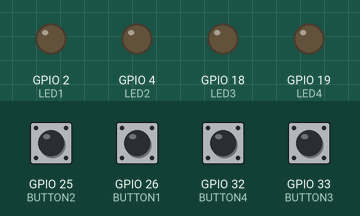
Simulated run of this sketch. Board: ESP32. Parts: output pins drawn as LEDs (lit = HIGH). Inputs (shaded band) come from the test bench; at power-on: GPIO 25 (BUTTON2), GPIO 26 (BUTTON1), GPIO 32 (BUTTON4), GPIO 33 (BUTTON3) HIGH. WiFi joins after 1.5 s; servers stay silent unless stated; uploads are accepted with an empty reply; the local clock reads 2024-03-15 10:24:30 at power-on unless the sketch sets it; what the sketch prints to the serial monitor is not drawn.

Above: at 2.7 s.
2.8 s: GPIO 25 (BUTTON2) pulled LOW for 0.15 s
At 3.2 s:
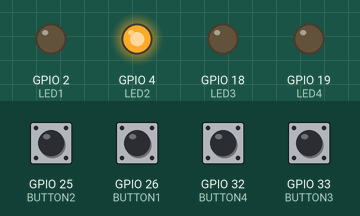
4.4 s: GPIO 26 (BUTTON1) pulled LOW for 0.15 s
At 5.6 s:
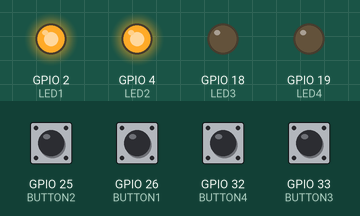
6.0 s: GPIO 32 (BUTTON4) pulled LOW for 0.15 s
At 6.8 s:
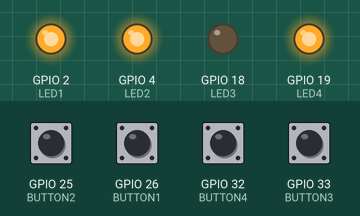
7.6 s: GPIO 33 (BUTTON3) pulled LOW for 0.15 s
At 8.0 s:
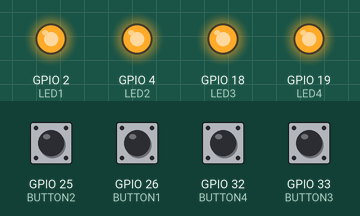
9.2 s: GPIO 25 (BUTTON2) pulled LOW for 1 s
At 10.4 s:
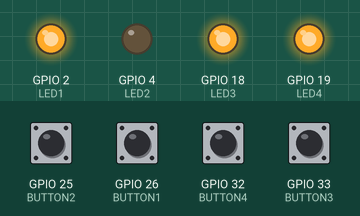
11.7 s: GPIO 26 (BUTTON1) pulled LOW for 1 s
At 12.4 s:
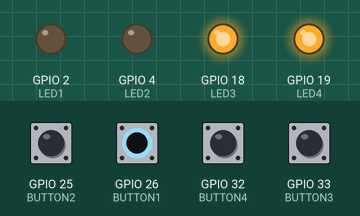
Timing chart, 0 to 14.7 s (numbered marks = the images above; inputs shaded):
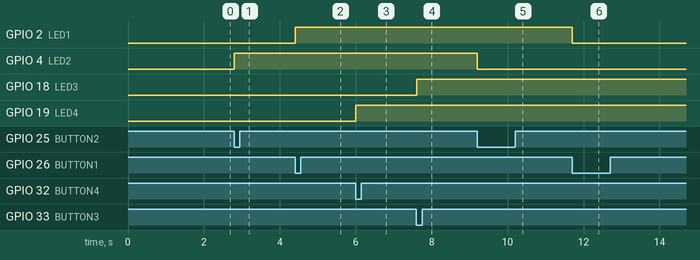

The sketch:

project.ino
```cpp
#include <WiFi.h>
#include <WebServer.h>
#include <HTTPClient.h>
#include "time.h"

// Wi-Fi Credentials
const char* ssid = "Ufone_1D36D8";
const char* password = "Lahore@890";

// Google Apps Script Web App URL
String GOOGLE_SCRIPT_URL = "https://script.google.com/macros/s/AKfycbwFUVueorravojiCVTKlM_BbtSpf1flURO1AUkxe-8-BE3G3Ipl8pZP8p0-GiX10po/exec";

// GPIO Pins for LEDs
#define LED1 2
#define LED2 4
#define LED3 18
#define LED4 19

// GPIO Pins for Buttons
#define BUTTON1 26
#define BUTTON2 25
#define BUTTON3 33
#define BUTTON4 32

// NTP Time Configuration
const char* ntpServer = "pool.ntp.org";
const long gmtOffset_sec = 3600 * 5; // Adjust for your timezone (e.g., GMT+5)
const int daylightOffset_sec = 0;

// Variables to Track LED States
bool ledState1 = false;
bool ledState2 = false;
bool ledState3 = false;
bool ledState4 = false;

// Variables to Track Previous States for Debounce
bool lastButtonState1 = HIGH;
bool lastButtonState2 = HIGH;
bool lastButtonState3 = HIGH;
bool lastButtonState4 = HIGH;

// Debounce Timing
unsigned long lastDebounceTime1 = 0;
unsigned long lastDebounceTime2 = 0;
unsigned long lastDebounceTime3 = 0;
unsigned long lastDebounceTime4 = 0;
unsigned long debounceDelay = 50;

// Web server on port 80
WebServer server(80);

// HTML content
const char htmlPage[] PROGMEM = R"rawliteral(
<!DOCTYPE html>
<html>
<head>
  <title>LED ON Duration</title>
  <meta name="viewport" content="width=device-width, initial-scale=1.0">
  <style>
    body { font-family: Arial, sans-serif; text-align: center; margin: 0; padding: 0; background-color: #121212; color: #ffffff; }
    h1 { margin-top: 20px; color: #f2f2f2; }
    form { display: flex; flex-direction: column; align-items: center; margin: 20px auto; padding: 20px; border-radius: 10px; background-color: #1e1e1e; box-shadow: 0 0 10px rgba(0, 0, 0, 0.5); max-width: 90%; }
    label { margin-top: 10px; font-size: 18px; }
    input, button { padding: 10px; margin: 10px; font-size: 16px; border: none; border-radius: 5px; width: 90%; max-width: 400px; }
    input { background-color: #2e2e2e; color: #ffffff; }
    button { background-color: #03a9f4; color: #ffffff; cursor: pointer; }
    button:hover { background-color: #0288d1; }
    #result { margin-top: 20px; font-weight: bold; font-size: 18px; }
    @media (max-width: 768px) { h1 { font-size: 24px; } label { font-size: 16px; } input, button { font-size: 14px; } }
  </style>
</head>
<body>
  <h1>LED ON Duration Tracker</h1>
  <form id="ledForm">
    <label for="led">LED ID:</label>
    <input type="number" id="led" name="led" required>
    <label for="startDateTime">Start Date & Time:</label>
    <input type="datetime-local" id="startDateTime" name="startDateTime" required>
    <label for="endDateTime">End Date & Time:</label>
    <input type="datetime-local" id="endDateTime" name="endDateTime" required>
    <button type="button" onclick="getOnDuration()">Get ON Duration</button>
  </form>
  <div id="result"></div>
  <script>
    async function getOnDuration() {
      const led = document.getElementById("led").value;
      const startDateTime = document.getElementById("startDateTime").value.replace("T", " ");
      const endDateTime = document.getElementById("endDateTime").value.replace("T", " ");

      if (!led || !startDateTime || !endDateTime) {
        alert("Please fill all fields.");
        return;
      }

      const url = `/getOnTime?led=${led}&startDateTime=${startDateTime}&endDateTime=${endDateTime}`;
      try {
        const response = await fetch(url);
        const data = await response.json();
        document.getElementById("result").innerHTML =
          `Total ON Time: ${data.hours} hours, ${data.minutes} minutes, ${data.seconds} seconds`;
      } catch (error) {
        console.error("Error:", error);
        document.getElementById("result").innerHTML = "Error: Unable to fetch data.";
      }
    }
  </script>
</body>
</html>
)rawliteral";

// Function to get ON time from Google Apps Script
void handleGetOnTime() {
  if (!server.hasArg("led") || !server.hasArg("startDateTime") || !server.hasArg("endDateTime")) {
    server.send(400, "application/json", "{\"error\":\"Missing parameters\"}");
    return;
  }

  String led = server.arg("led");
  String startDateTime = server.arg("startDateTime");
  String endDateTime = server.arg("endDateTime");

  String url = GOOGLE_SCRIPT_URL + "?led=" + led + "&startDateTime=" + startDateTime + "&endDateTime=" + endDateTime;

  HTTPClient http;
  http.begin(url);
  http.setFollowRedirects(HTTPC_FORCE_FOLLOW_REDIRECTS); // Handle redirections automatically

  int httpCode = http.GET();
  if (httpCode > 0) {
    String response = http.getString();
    server.send(200, "application/json", response);
  } else {
    server.send(500, "application/json", "{\"error\":\"Failed to fetch data\"}");
  }

  http.end();
}

// Function to upload LED state to Google Sheets
void uploadToGoogleSheet(int led, bool state) {
  if (WiFi.status() == WL_CONNECTED) {
    struct tm timeinfo;
    if (!getLocalTime(&timeinfo)) {
      Serial.println("Failed to obtain time");
      return;
    }

    // Properly format DateTime as "YYYY-MM-DD-HH:MM:SS"
    char dateTimeBuffer[20];
    strftime(dateTimeBuffer, sizeof(dateTimeBuffer), "%Y-%m-%d %H:%M:%S", &timeinfo);

    char formatDateTime[40];
    int i = 0;
    for (int j = 0; j < strlen(dateTimeBuffer); j++) {
      if (dateTimeBuffer[j] == ' ') {
        formatDateTime[i++] = '%';
        formatDateTime[i++] = '2';
        formatDateTime[i++] = '0';
      } else {
        formatDateTime[i++] = dateTimeBuffer[j];
      }
    }
    formatDateTime[i] = '\0';

    // Construct the URL with all parameters
    String url = GOOGLE_SCRIPT_URL
                 + "?led=" + String(led)
                 + "&status=" + String(state ? "ON" : "OFF")
                 + "&dateTime=" + formatDateTime;

    Serial.println("Request URL: " + url); // Debug log for the URL

    HTTPClient http;
    http.begin(url); // Initialize HTTPClient with the URL
    int httpCode = http.GET(); // Send GET request

    if (httpCode > 0) {
      String response = http.getString();
      Serial.println("Response: " + response); // Log response from Google Apps Script
    } else {
      Serial.printf("HTTP request failed with error: %s\n", http.errorToString(httpCode).c_str());
    }

    http.end();
  } else {
    Serial.println("WiFi Disconnected!");
  }
}

void setup() {
  Serial.begin(115200);

  // Setup LEDs as Outputs
  pinMode(LED1, OUTPUT);
  pinMode(LED2, OUTPUT);
  pinMode(LED3, OUTPUT);
  pinMode(LED4, OUTPUT);

  // Setup Buttons as Inputs with Pullup Resistors
  pinMode(BUTTON1, INPUT_PULLUP);
  pinMode(BUTTON2, INPUT_PULLUP);
  pinMode(BUTTON3, INPUT_PULLUP);
  pinMode(BUTTON4, INPUT_PULLUP);

  // Connect to Wi-Fi
  Serial.println("Connecting to WiFi...");
  WiFi.begin(ssid, password);
  while (WiFi.status() != WL_CONNECTED) {
    delay(500);
    Serial.print(".");
  }
  Serial.println("\nWiFi Connected");

  // Configure NTP Time
  configTime(gmtOffset_sec, daylightOffset_sec, ntpServer);

  // Serve HTML page
  server.on("/", []() {
    server.send(200, "text/html", htmlPage);
  });

  // Register the /getOnTime endpoint
  server.on("/getOnTime", handleGetOnTime);

  // Start the server
  server.begin();
  Serial.println("HTTP server started");
  Serial.println(WiFi.localIP());
}

void loop() {
  // Read Button States
  bool buttonState1 = digitalRead(BUTTON1);
  bool buttonState2 = digitalRead(BUTTON2);
  bool buttonState3 = digitalRead(BUTTON3);
  bool buttonState4 = digitalRead(BUTTON4);

  unsigned long currentTime = millis();

  // Handle Button 1
  if (buttonState1 != lastButtonState1 && (currentTime - lastDebounceTime1 > debounceDelay)) {
    lastDebounceTime1 = currentTime;
    if (buttonState1 == LOW) { // Button Pressed
      ledState1 = !ledState1; // Toggle LED State
      digitalWrite(LED1, ledState1 ? HIGH : LOW);
      uploadToGoogleSheet(1, ledState1);
    }
  }
  lastButtonState1 = buttonState1;

  // Handle Button 2
  if (buttonState2 != lastButtonState2 && (currentTime - lastDebounceTime2 > debounceDelay)) {
    lastDebounceTime2 = currentTime;
    if (buttonState2 == LOW) {
      ledState2 = !ledState2;
      digitalWrite(LED2, ledState2 ? HIGH : LOW);
      uploadToGoogleSheet(2, ledState2);
    }
  }
  lastButtonState2 = buttonState2;

  // Handle Button 3
  if (buttonState3 != lastButtonState3 && (currentTime - lastDebounceTime3 > debounceDelay)) {
    lastDebounceTime3 = currentTime;
    if (buttonState3 == LOW) {
      ledState3 = !ledState3;
      digitalWrite(LED3, ledState3 ? HIGH : LOW);
      uploadToGoogleSheet(3, ledState3);
    }
  }
  lastButtonState3 = buttonState3;

  // Handle Button 4
  if (buttonState4 != lastButtonState4 && (currentTime - lastDebounceTime4 > debounceDelay)) {
    lastDebounceTime4 = currentTime;
    if (buttonState4 == LOW) {
      ledState4 = !ledState4;
      digitalWrite(LED4, ledState4 ? HIGH : LOW);
      uploadToGoogleSheet(4, ledState4);
    }
  }
  lastButtonState4 = buttonState4;

  // Handle Web Server Requests
  server.handleClient();
}
```

Measured:
- after the input at 2.8 s, GPIO 4 (LED2): LOW → HIGH at once
- after the input at 4.4 s, GPIO 2 (LED1): LOW → HIGH at once
- after the input at 6.0 s, GPIO 19 (LED4): LOW → HIGH at once
- after the input at 7.6 s, GPIO 18 (LED3): LOW → HIGH at once
- after the input at 9.2 s, GPIO 4 (LED2): HIGH → LOW at once
- after the input at 11.7 s, GPIO 2 (LED1): HIGH → LOW at once
